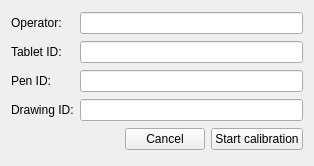
<?xml version="1.0" encoding="UTF-8"?>
<ui version="4.0">
 <class>NewCalibrationDialog</class>
 <widget class="QDialog" name="NewCalibrationDialog">
  <property name="geometry">
   <rect>
    <x>0</x>
    <y>0</y>
    <width>314</width>
    <height>166</height>
   </rect>
  </property>
  <property name="windowTitle">
   <string>New calibration</string>
  </property>
  <property name="modal">
   <bool>true</bool>
  </property>
  <layout class="QGridLayout" name="gridLayout">
   <item row="0" column="0">
    <widget class="QLabel" name="label_2">
     <property name="text">
      <string>Operator:</string>
     </property>
     <property name="buddy">
      <cstring>operator_id</cstring>
     </property>
    </widget>
   </item>
   <item row="0" column="1">
    <widget class="QLineEdit" name="operator_id"/>
   </item>
   <item row="1" column="0">
    <widget class="QLabel" name="label">
     <property name="text">
      <string>Tablet ID:</string>
     </property>
     <property name="buddy">
      <cstring>tablet_id</cstring>
     </property>
    </widget>
   </item>
   <item row="1" column="1">
    <widget class="QLineEdit" name="tablet_id"/>
   </item>
   <item row="2" column="0">
    <widget class="QLabel" name="fileLabel_2">
     <property name="text">
      <string>Pen ID:</string>
     </property>
     <property name="buddy">
      <cstring>stylus_id</cstring>
     </property>
    </widget>
   </item>
   <item row="2" column="1">
    <widget class="QLineEdit" name="stylus_id"/>
   </item>
   <item row="3" column="0">
    <widget class="QLabel" name="fileLabel">
     <property name="text">
      <string>Drawing ID:</string>
     </property>
     <property name="buddy">
      <cstring>drawing_id</cstring>
     </property>
    </widget>
   </item>
   <item row="3" column="1">
    <widget class="QLineEdit" name="drawing_id"/>
   </item>
   <item row="4" column="0" colspan="2">
    <layout class="QHBoxLayout" name="horizontalLayout">
     <item>
      <spacer name="horizontalSpacer">
       <property name="orientation">
        <enum>Qt::Horizontal</enum>
       </property>
       <property name="sizeHint" stdset="0">
        <size>
         <width>40</width>
         <height>20</height>
        </size>
       </property>
      </spacer>
     </item>
     <item>
      <widget class="QPushButton" name="pushButton">
       <property name="text">
        <string>Cancel</string>
       </property>
       <property name="autoDefault">
        <bool>false</bool>
       </property>
      </widget>
     </item>
     <item>
      <widget class="QPushButton" name="pushButton_2">
       <property name="text">
        <string>Start calibration</string>
       </property>
       <property name="autoDefault">
        <bool>false</bool>
       </property>
       <property name="default">
        <bool>false</bool>
       </property>
      </widget>
     </item>
    </layout>
   </item>
  </layout>
 </widget>
 <tabstops>
  <tabstop>operator_id</tabstop>
  <tabstop>tablet_id</tabstop>
  <tabstop>stylus_id</tabstop>
  <tabstop>drawing_id</tabstop>
  <tabstop>pushButton_2</tabstop>
  <tabstop>pushButton</tabstop>
 </tabstops>
 <resources/>
 <connections>
  <connection>
   <sender>tablet_id</sender>
   <signal>returnPressed()</signal>
   <receiver>stylus_id</receiver>
   <slot>setFocus()</slot>
   <hints>
    <hint type="sourcelabel">
     <x>119</x>
     <y>52</y>
    </hint>
    <hint type="destinationlabel">
     <x>199</x>
     <y>80</y>
    </hint>
   </hints>
  </connection>
  <connection>
   <sender>drawing_id</sender>
   <signal>returnPressed()</signal>
   <receiver>pushButton_2</receiver>
   <slot>click()</slot>
   <hints>
    <hint type="sourcelabel">
     <x>304</x>
     <y>122</y>
    </hint>
    <hint type="destinationlabel">
     <x>303</x>
     <y>153</y>
    </hint>
   </hints>
  </connection>
  <connection>
   <sender>pushButton_2</sender>
   <signal>clicked()</signal>
   <receiver>NewCalibrationDialog</receiver>
   <slot>accept()</slot>
   <hints>
    <hint type="sourcelabel">
     <x>303</x>
     <y>153</y>
    </hint>
    <hint type="destinationlabel">
     <x>12</x>
     <y>0</y>
    </hint>
   </hints>
  </connection>
  <connection>
   <sender>pushButton</sender>
   <signal>clicked()</signal>
   <receiver>NewCalibrationDialog</receiver>
   <slot>reject()</slot>
   <hints>
    <hint type="sourcelabel">
     <x>178</x>
     <y>153</y>
    </hint>
    <hint type="destinationlabel">
     <x>31</x>
     <y>0</y>
    </hint>
   </hints>
  </connection>
  <connection>
   <sender>stylus_id</sender>
   <signal>returnPressed()</signal>
   <receiver>drawing_id</receiver>
   <slot>setFocus()</slot>
   <hints>
    <hint type="sourcelabel">
     <x>229</x>
     <y>83</y>
    </hint>
    <hint type="destinationlabel">
     <x>230</x>
     <y>110</y>
    </hint>
   </hints>
  </connection>
  <connection>
   <sender>operator_id</sender>
   <signal>returnPressed()</signal>
   <receiver>tablet_id</receiver>
   <slot>setFocus()</slot>
   <hints>
    <hint type="sourcelabel">
     <x>249</x>
     <y>22</y>
    </hint>
    <hint type="destinationlabel">
     <x>256</x>
     <y>59</y>
    </hint>
   </hints>
  </connection>
 </connections>
</ui>
